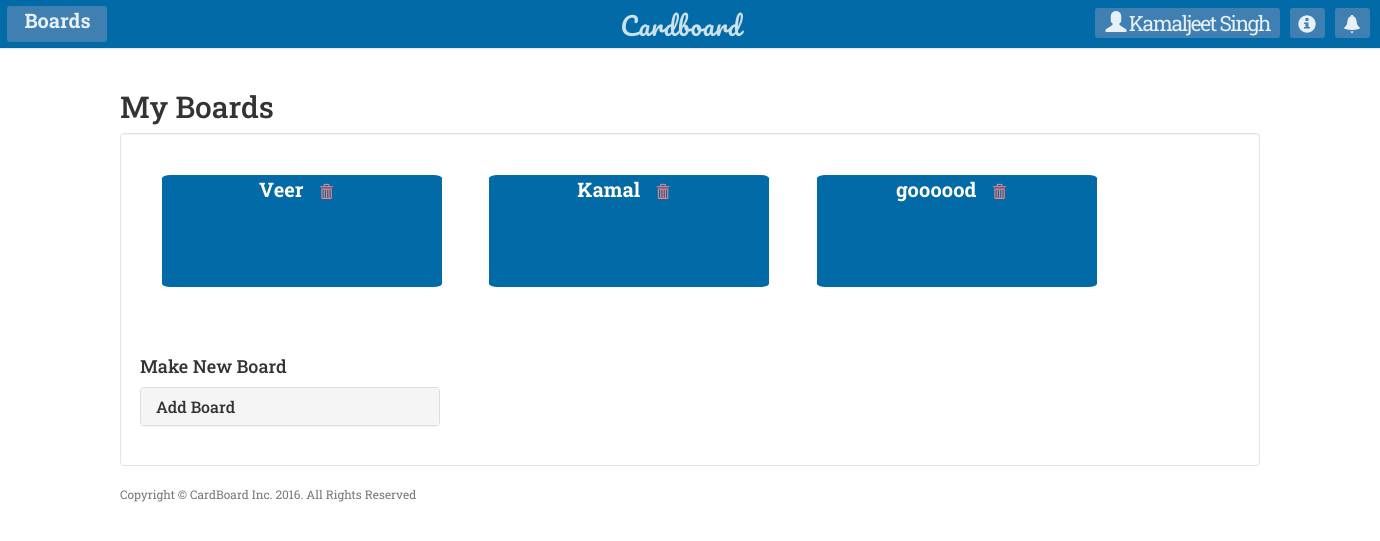
The app's page /boards/ (signed in), older data.
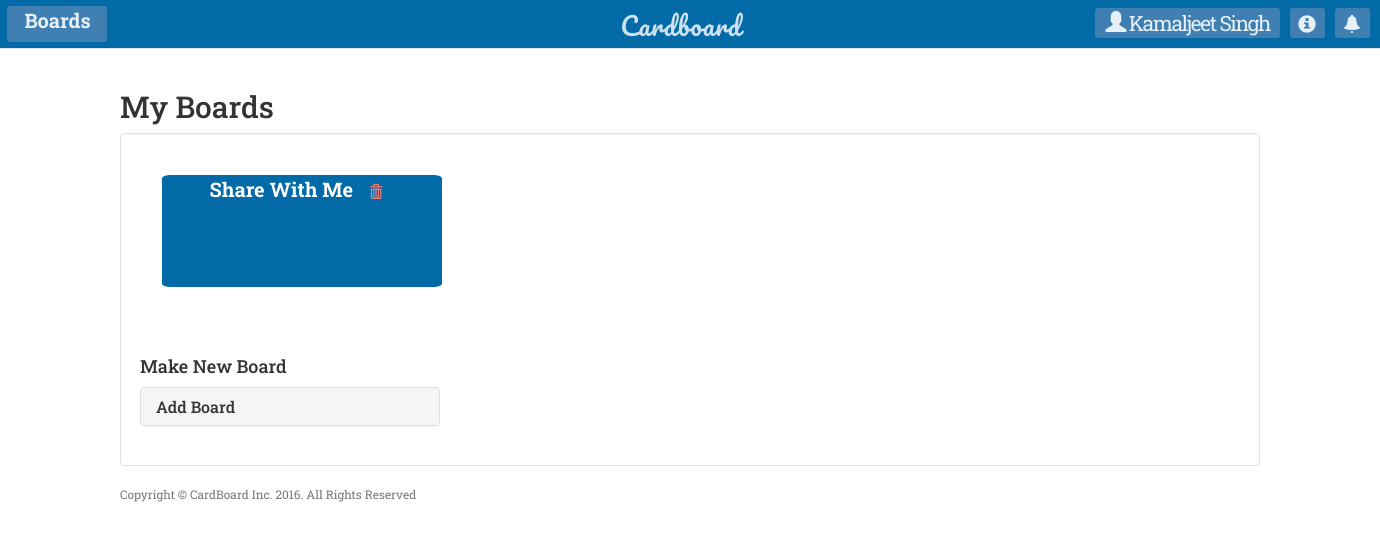
The same page, newer data.
### Boards/models.py (models this page shows, shortened)
class Boards(models.Model):
    uuid = models.CharField(max_length=50)
    title = models.CharField(max_length=100)
    listInsideProjects = models.ManyToManyField(ListofCards, related_name='listinside')
    shared = models.IntegerField(default=0)

### Boards/views.py (the view, shortened to what this page needs)
def boards_add(request):
    if request.user.is_authenticated():
            u = Usersinfo.objects.get(no=request.user.pk)
            boards = u.boards.all()
            if not boards:
                flag = 0
            else:
                flag = 1
            return render(request, 'Boards/addboards.html', {'boards': boards, 'flag': flag})
    else:
        redirect('Home:login')

### Boards/Templates/Boards/addboards.html (shortened to what this page needs)
{% extends 'Cards/base.html' %}
{% block body %}
{% load staticfiles %}
    {% include 'Cards/navigation.html' %}
    <div class="container">
     <h2>My Boards</h2>
        <div class="well" style="background: white;">
            {% if flag == 1 %}
               {% for x in boards %}
                   <a href="{% url 'boards:list-add' x.uuid %}" style="text-decoration: none; padding: 2%;">
                   <div style="position:relative; display:inline-block; width: 20em; height: 8em; background-color: #026aa7; border-radius: 3%; text-align: center; margin-top: 2%;">
                       <strong style="font-size: 20px; color: white;">{{ x.title }}</strong>
                        <form action="{% url 'boards:delete_board' x.pk %}" method="post" style="display: inline;">
                            <button class="btn btn-default" title="Delete Board" style="background-color: transparent; border-style: none; color: lightcoral"><span class="glyphicon glyphicon-trash"></span></button>
                         </form>
                    </div>
                   </a>
            {% endfor %}
            {% else %}
                <h4 style="color: gray;">Oops! You don't have any Boards</h4>
            {% endif %}
        <br>
        <br><br><br>
<h4>Make New Board</h4>
        <div class="panel-group" style="width: 300px;">
        <div class="panel panel-default">
        <div class="panel-heading">
        <h4 class="panel-title">
        <a data-toggle="collapse" href="#collapse1" style="text-decoration: none;">Add Board</a>
        </h4>
        </div>
        </div>
        </div>
        </div>
    </div>
    <footer>
        <div class="container">
            <div class="row">
                <div class="col-lg-12">
                    <p class="copyright text-muted small">Copyright &copy; CardBoard Inc. 2016. All Rights Reserved</p>
                </div>
            </div>
        </div>
    </footer>
{% endblock %}

Row changes from the older to the newer data that the page shows:
removed Boards: title "Veer"
removed Boards: title "Kamal"
removed Boards: title "goooood"
added Boards: title "Share With Me"
